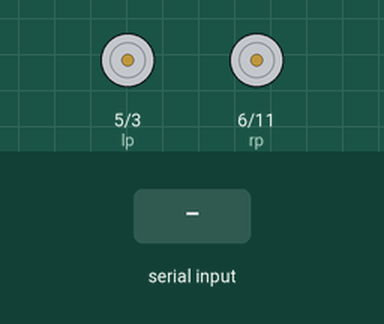
Recording of a sketch running on a simulated Arduino Uno, built with avr-gcc and run on an emulated ATmega328P. Parts: motor-driver pin pairs drawn as motors (green arrow = first pin HIGH = forward, orange = second pin HIGH = backward, longer = more drive). Inputs (shaded band) come from the test bench.

Above: at 1.2 s.
1.3 s: "w" received over Serial
At 1.8 s:
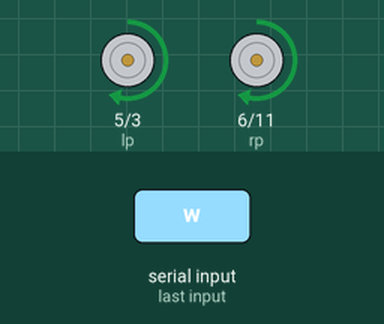
2.8 s: "a" received over Serial
At 4.0 s:
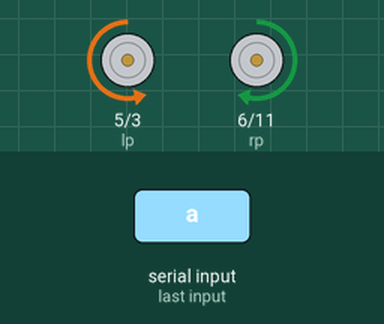
4.3 s: "d" received over Serial
At 5.3 s:
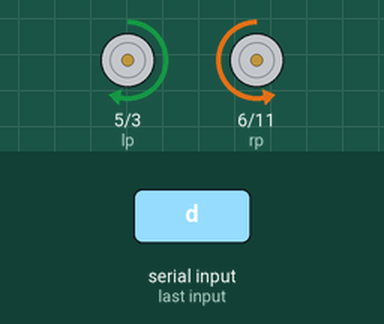
5.8 s: "q" received over Serial
At 6.5 s:
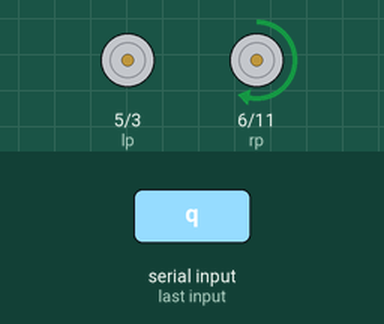
7.3 s: "e" received over Serial
At 7.6 s:
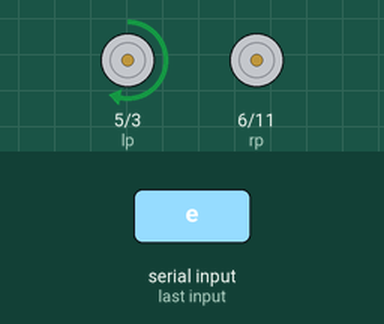
Timing chart, 0 to 9.8 s (numbered marks = the images above; inputs shaded):
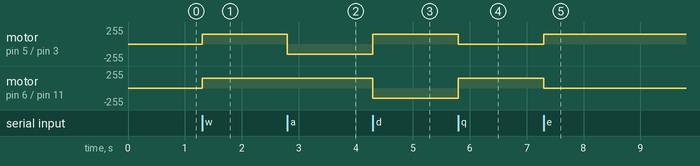

Measured:
- after the input at 1.3 s, motor on pin 5 (lp) / pin 3 (ln), motor on pin 6 (rp) / pin 11 (rn): stopped → forward 150/255 at once
- after the input at 2.8 s, motor on pin 5 (lp) / pin 3 (ln): forward 150/255 → backward 150/255 at once
- after the input at 4.3 s, motor on pin 5 (lp) / pin 3 (ln): backward 150/255 → forward 150/255 at once; motor on pin 6 (rp) / pin 11 (rn): forward 150/255 → backward 150/255 at once
- after the input at 5.8 s, motor on pin 5 (lp) / pin 3 (ln): forward 150/255 → stopped at once; motor on pin 6 (rp) / pin 11 (rn): backward 150/255 → forward 150/255 at once
- after the input at 7.3 s, motor on pin 5 (lp) / pin 3 (ln): stopped → forward 150/255 at once; motor on pin 6 (rp) / pin 11 (rn): forward 150/255 → stopped at once

The sketch:

NukeNotRC-car.ino
```cpp
int lp=5;
int ln=3;
int rp=6;
int rn=11;

int key;
void setup()
{
 pinMode(lp, OUTPUT);
 pinMode(ln, OUTPUT);
 pinMode(rp, OUTPUT);
 pinMode(rn, OUTPUT);

 Serial.begin(9600);
}

void loop()
{
 key=Serial.read();
 if(key=='w')
   forward();
 else if(key=='a')
   left();
 else if(key=='s')
   stp();
 else if(key=='d')
   right();
 else if(key=='q')
   stopleft();
 else if(key=='e')
   stopright();
}

void forward()
{
 analogWrite(lp,150);
 analogWrite(ln,0);
 analogWrite(rp,150);
 analogWrite(rn,0);
}

void rev()
{
 analogWrite(lp,0);
 analogWrite(ln,150);
 analogWrite(rp,0);
 analogWrite(rn,150);


}
void left()
{
 analogWrite(lp,0);
 analogWrite(ln,150);
 analogWrite(rp,150);
 analogWrite(rn,0);
}
void right()
{
 analogWrite(lp,150);
 analogWrite(ln,0);
 analogWrite(rp,0);
 analogWrite(rn,150);
}

void stp()
{
  analogWrite(lp,0);
  analogWrite(ln,0);
  analogWrite(rp,0);
  analogWrite(rn,0);
}


void stopright()
{
  analogWrite(lp,150);
  analogWrite(ln,0);
  analogWrite(rp,0);
  analogWrite(rn,0);
}

void stopleft()
{
  analogWrite(lp,0);
  analogWrite(ln,0);
  analogWrite(rp,150);
  analogWrite(rn,0);
}
```
